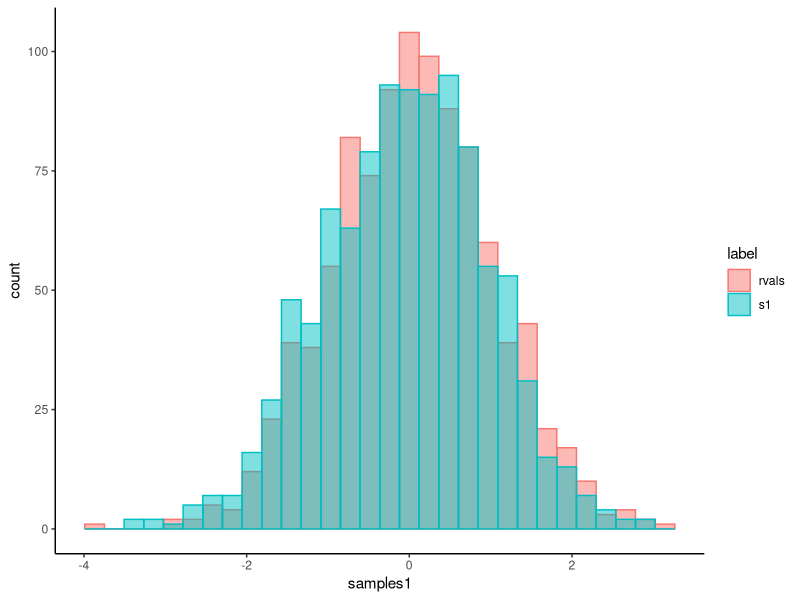

Reproduce this figure in R.
n = 1000

samples1 = rep(NA,n)
samples2 = rep(NA,n)

for (k in 1:n) {
  U1 = runif(1)
  U2 = runif(1)
  R = sqrt(-2*log(U1))
  theta = 2*pi*U2
  samples1[k] = R*cos(theta)
  samples2[k] = R*sin(theta) 
}

#compare to rnorm
label = rep("s1",1000)
df = as.data.frame(cbind(samples1, label))

samples1 = rnorm(1000)
label = rep("rvals",1000)

df2 = as.data.frame(cbind(samples1,label))

df3 = rbind(df,df2)

df3$samples1 = as.numeric(df3$samples1)

library(ggplot2)

ggplot(df3, aes(x=samples1, color=label, fill=label)) +
  geom_histogram(position="identity", alpha=0.5)+
  theme(legend.position="top") + theme_classic()


